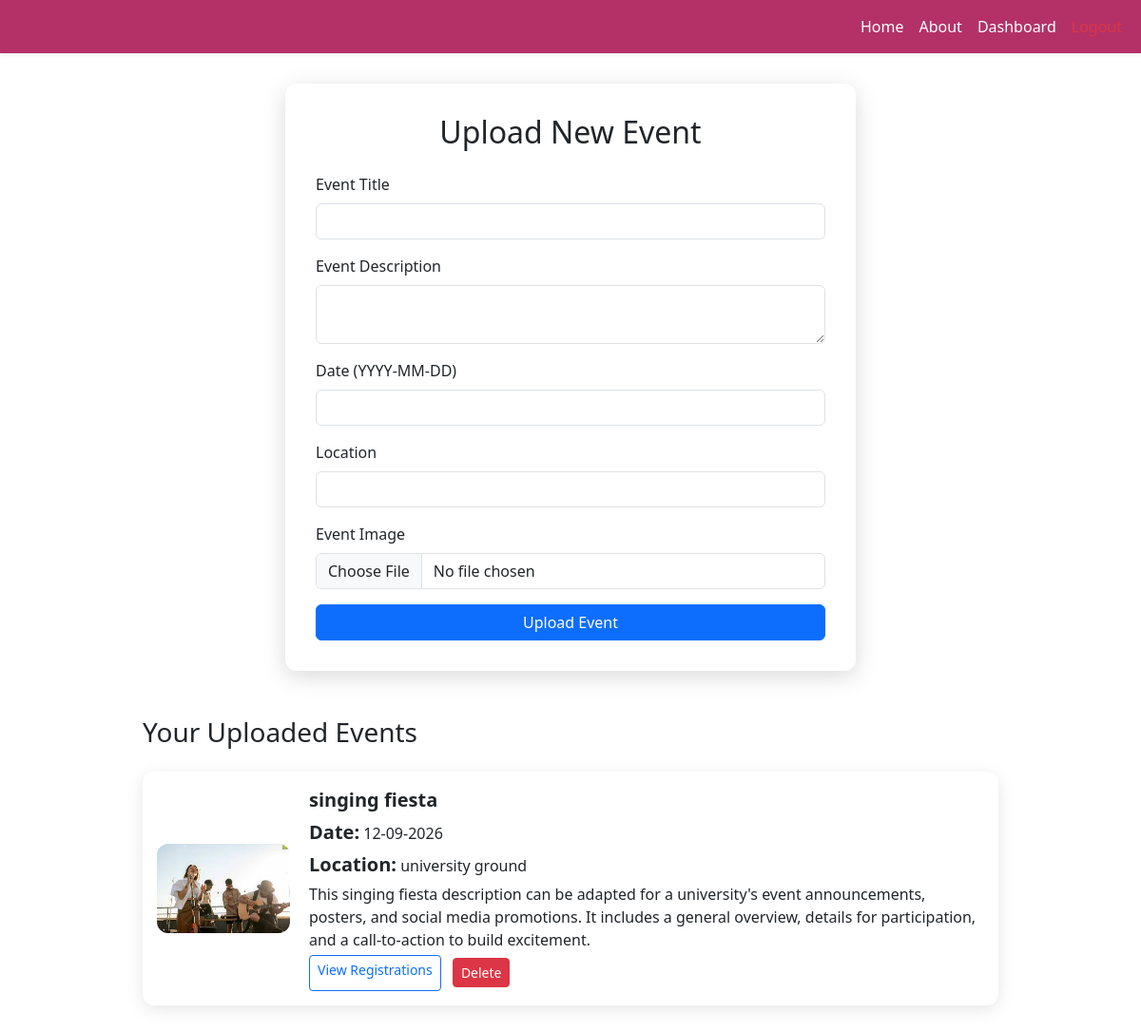
Page /dashboard (signed in) on the committed database.
### app.py (models this page shows)
class Event(db.Model):
    id = db.Column(db.Integer, primary_key=True)
    title = db.Column(db.String(200), nullable=False)
    description = db.Column(db.Text, nullable=False)
    date = db.Column(db.String(50), nullable=False)
    location = db.Column(db.String(150), nullable=False)
    organizer_id = db.Column(db.Integer, db.ForeignKey('user.id'), nullable=False)
    image_filename = db.Column(db.String(255), nullable=True)

### app.py (the view, shortened to what this page needs)
@app.route('/dashboard', methods=['GET', 'POST'])
@login_required
def dashboard():
    if current_user.role == 'organizer':
        events = Event.query.filter_by(organizer_id=current_user.id).all()
        return render_template('organizer_dashboard.html', user=current_user, events=events)
    else:
        events = Event.query.all()
        return render_template('student_dashboard.html', user=current_user, events=events)

### app.py (called while the page is built)
@login_manager.user_loader
def load_user(user_id):
    return User.query.get(int(user_id))

### templates/organizer_dashboard.html (shortened to what this page needs)
{% extends 'base.html' %}
{% block content %}
<div class="upload-form">
  <h2 class="mb-4 text-center">Upload New Event</h2>
  <form method="POST" enctype="multipart/form-data">
    <div class="mb-3">
      <label for="title" class="form-label">Event Title</label>
      <input type="text" name="title" id="title" class="form-control" required />
    </div>
    <div class="mb-3">
      <label for="description" class="form-label">Event Description</label>
      <textarea name="description" id="description" class="form-control" required></textarea>
    </div>
    <div class="mb-3">
      <label for="date" class="form-label">Date (YYYY-MM-DD)</label>
      <input type="text" name="date" id="date" class="form-control" required />
    </div>
    <div class="mb-3">
      <label for="location" class="form-label">Location</label>
      <input type="text" name="location" id="location" class="form-control" required />
    </div>
    <div class="mb-3">
      <label for="image" class="form-label">Event Image</label>
      <input type="file" name="image" id="image" class="form-control" accept="image/*" />
    </div>
    <button type="submit" class="btn btn-primary w-100">Upload Event</button>
  </form>
</div>
<div class="events-list">
  <h3 class="mb-4">Your Uploaded Events</h3>
  {% for event in events %}
  <div class="event-item">
    {% if event.image_filename %}
    <img src="{{ url_for('static', filename='event_images/' ~ event.image_filename) }}" alt="Event image" class="event-image" />
    {% else %}
    <div class="event-image bg-secondary d-flex justify-content-center align-items-center text-white">No Image</div>
    {% endif %}
    <div class="event-details">
      <strong>{{ event.title }}</strong>
      <p><strong>Date:</strong> {{ event.date }}</p>
      <p><strong>Location:</strong> {{ event.location }}</p>
      <p>{{ event.description }}</p>
      <a href="{{ url_for('view_registrations', event_id=event.id) }}" class="btn btn-outline-primary btn-sm btn-view-registrations">View Registrations</a>
      <form method="POST" action="{{ url_for('delete_event', event_id=event.id) }}" style="display:inline;">
        <button type="submit" class="btn btn-danger btn-sm ms-2"
                onclick="return confirm('Are you sure you want to delete this event?');">
          Delete
        </button>
      </form>
    </div>
  </div>
  {% endfor %}
</div>
{% endblock %}

### templates/organizer_dashboard.html (style rules this page uses)
.upload-form { max-width: 600px; margin: 2rem auto; padding: 2rem; background: #fff; border-radius: 12px; box-shadow: 0 6px 25px rgba(0,0,0,0.15); }
.events-list { max-width: 900px; margin: 3rem auto; }
.event-item { display: flex; align-items: center; background: #fff; border-radius: 12px; padding: 15px; margin-bottom: 1.25rem; box-shadow: 0 4px 18px rgba(0,0,0,0.1); }
.event-image { max-width: 140px; border-radius: 12px; object-fit: cover; margin-right: 20px; }
.event-details { flex-grow: 1; }
.event-details strong { font-size: 1.25rem; }
.event-details p { margin: 4px 0; }
.btn-view-registrations { height: 38px; align-self: flex-start; }

### rows in the picture
Event: image_filename (picture), title "singing fiesta", date "12-09-2026", location "university ground", description "This singing fiesta description can be adapted for a university's event announcements, posters, and social media promotions. It includes a general overview, details for participation, and a call-to-action to build excitement."
